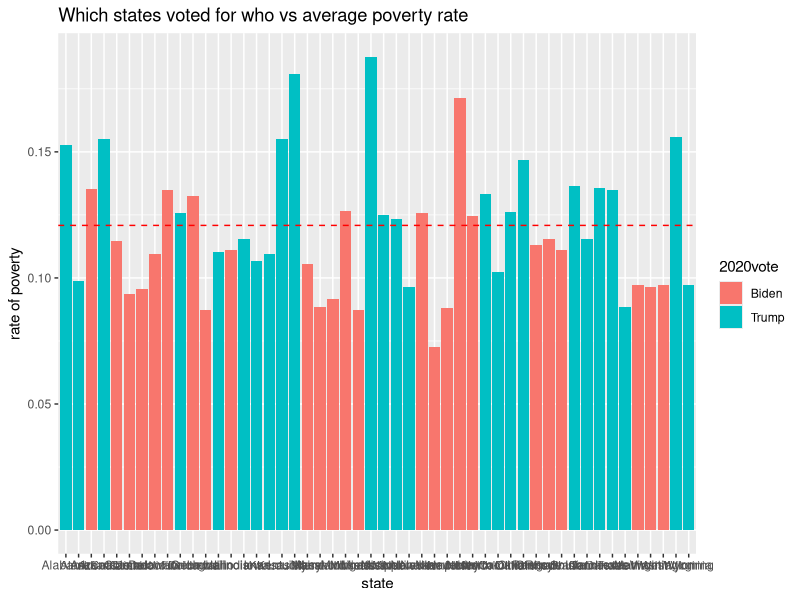

Source code (R):
library(tidyverse)
library(stringr)
library(utils)
library(dplyr)
library(readr)
statepopandvote <- read_csv("statepopandvote.csv")
View(statepopandvote)
PovertyEstimates <- read_csv("PovertyEstimates.csv")
View(PovertyEstimates)
PovertyEstimates <- left_join(PovertyEstimates,statepopandvote,by = c("Area_name" = "State"))
PovertyEstimates <-PovertyEstimates %>%
  select(Area_name, POVALL_2019, `2018 Population`, `2020vote`)
PovertyEstimates$popdivpoverty <- (PovertyEstimates$POVALL_2019 / PovertyEstimates$`2018 Population`)
3.500636e+07/2.896963e+08
averagepov=0.1208381
p<-ggplot(data=PovertyEstimates, aes(x=Area_name, y=popdivpoverty, fill=`2020vote`)) +
  
  geom_bar(stat="identity")+  labs(x = "state",
                                   y = "rate of poverty",title = "Which states voted for who vs average poverty rate")+
  
  geom_hline(yintercept=0.1208381, linetype="dashed", color = "red")

p